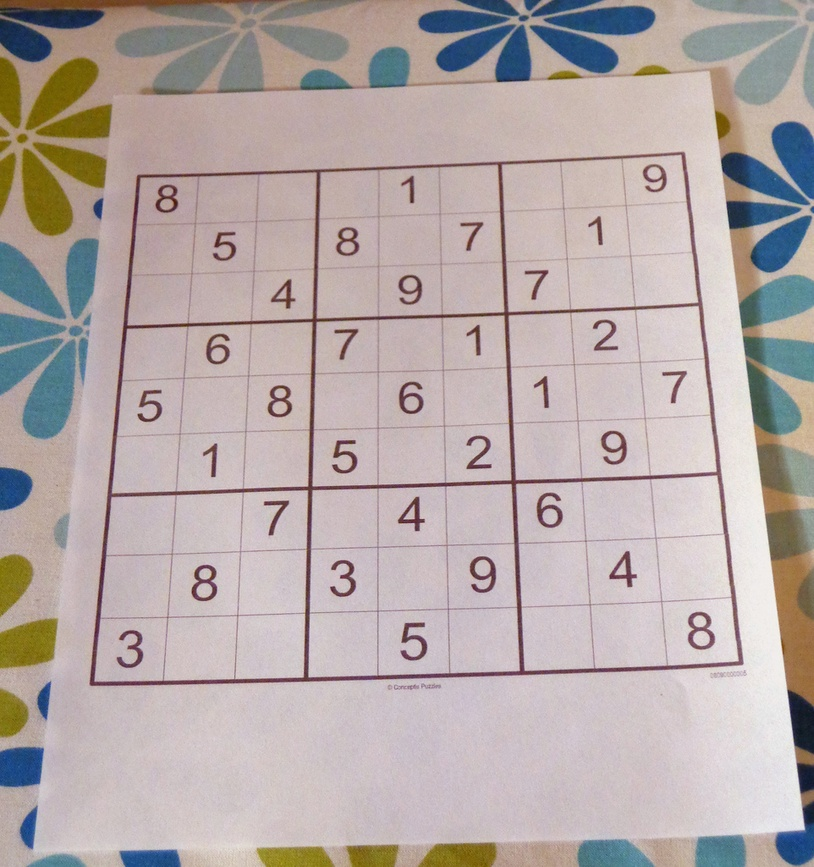
#> input picture data/sudoku.jpg, 814 x 867 px, shrunk from 962 x 1024 before the run
$ jupyter execute 29-Gradients.ipynb   (older library calls are emulated)
#> lines starting #> are read from the running program, lines starting #| are printed output that depends on the picture; after the words box and inside, x2 and y2 are one past the last pixel; in counts of white or black regions, pixels touching at a corner belong together
# Gradients

Understanding gradients helps edge detection which is the foundation for object detection, object tracking and image classification.

An image gradient is a directional change in the intenisity or color in an image.

[Image gradient](https://en.wikipedia.org/wiki/Image_gradient)

Sobel-Feldman ("Sobel") Operators.

[Sobel operator](https://www.udemy.com/course/python-for-computer-vision-with-opencv-and-deep-learning/learn/lecture/12257666#overview)

Gradients can be calculated in a specific direction e.g. x-directional (where we see vertical edges) and  y-directional (where we see horizontal edges).

Normalized Gradient Magnitude combines both outputs in an image which contains both vertical and horizontal edges.

Sobel operator uses two 3x3 kernels which are convolved with the original image to calculate approximations of the derivatives (rates  of change), one for horizontal changes and one for vertical.

+1 0 -1</br>
+2 0 -2 is kernel for detecting vertical edges</br>
+1 0 -1</br>

+1 +2 +1</br>
0  0  0 is kernel for detecting horizontal edges</br>
-1 -2 -1</br>

[cell 1]
import cv2
import numpy as np
import matplotlib.pyplot as plt

[cell 2]
def display_img(img):
    fig = plt.figure(figsize=(12,10))
    ax = fig.add_subplot(111)
    ax.imshow(img, cmap='gray')

[cell 3]
img = cv2.imread('../data/sudoku.jpg', 0) # 0 to be read in grayscale
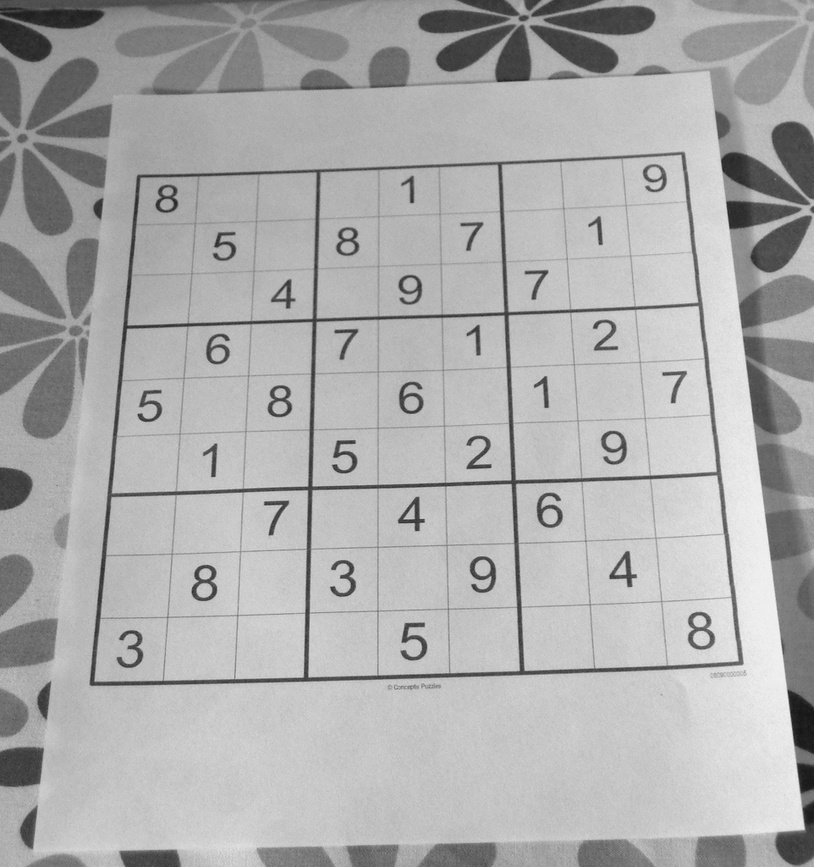
#> img: shape (867, 814); min 19, max 246, mean 172.7

[cell 4]
display_img(img)

### Calculating x gradient Sobel

This is gradient along x-axis (horizontal axis) so the output will contain vertical lines - veritcal edges.

[What is 'Depth' in Image Processing](https://stackoverflow.com/questions/32602018/what-is-depth-in-image-processing)
    Depth is the "precision" of each pixel. Typically it can be 8/24/32 bit for displaying, but any precision for computations.
    Instead of precision you can also call it the data type of the pixel.

[cell 5]
# we'll use the higher precision possible for desired depth, 64-bit precision floating point
# ksize = kernel size, should be an odd number so kernel has that central pixel
sobelx = cv2.Sobel(img, ddepth=cv2.CV_64F, dx=1, dy=0, ksize=5)
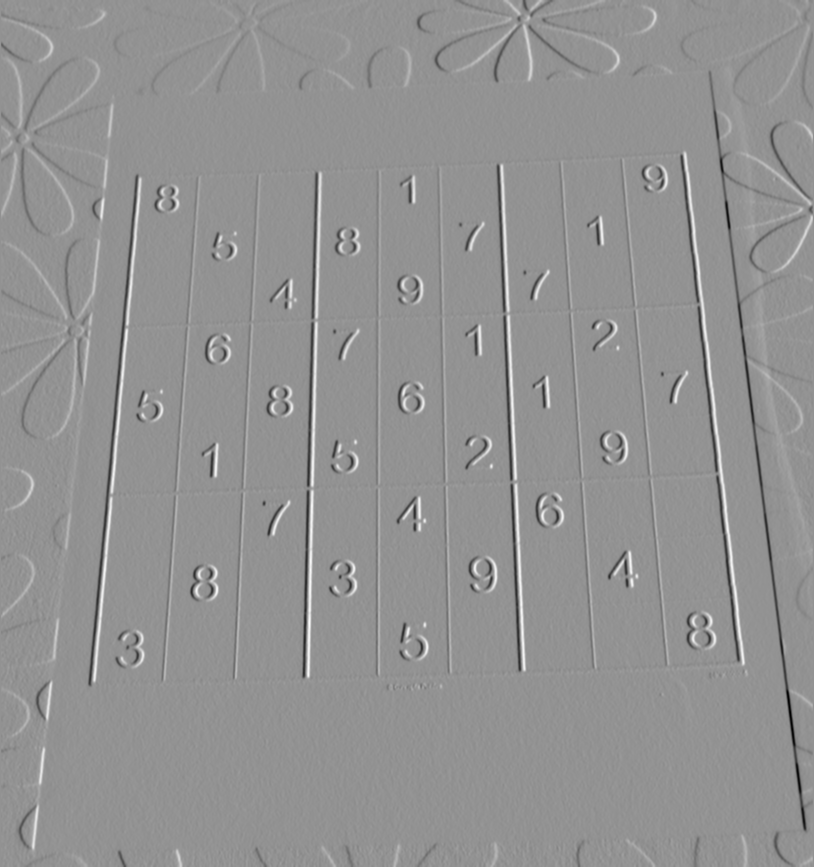
#> sobelx: shape (867, 814) float64; min -9131, max 6741, mean 1; drawn with min black and max white
display_img(sobelx)

### Calculating y gradient Sobel

This is gradient along y-axis (vertical axis) so the output will contain horizontal lines - horozontal edges.

[cell 6]
sobely = cv2.Sobel(img, ddepth=cv2.CV_64F, dx=0, dy=1, ksize=5)
display_img(sobely)

## Laplacian Derivatives

Sobel kernels are detecting horizontal and vertical edges. But what about edges which are going in other directions?

[Laplace operator](https://en.wikipedia.org/wiki/Laplace_operator)
[Laplacian Operator](https://www.tutorialspoint.com/dip/laplacian_operator.htm)
[Laplacian Edge Detection](https://www.owlnet.rice.edu/~elec539/Projects97/morphjrks/laplacian.html)

### Laplacian kernels

Positive Laplacian Operator is used to find outward edges in an image.

0  1  0<br/>
1 -4  1<br/>
0  1  0<br/>

Outward edge = the gradient of an edge is pointing outwards (out of image).

Negative Laplacian operator is used to find inward edges in an image.

 0 -1  0<br/>
-1  4 -1<br/>
 0 -1  0<br/>

Inward edge = the gradient of an edge is pointing inwards.

[cell 7]
laplacian = cv2.Laplacian(img, ddepth=cv2.CV_64F)
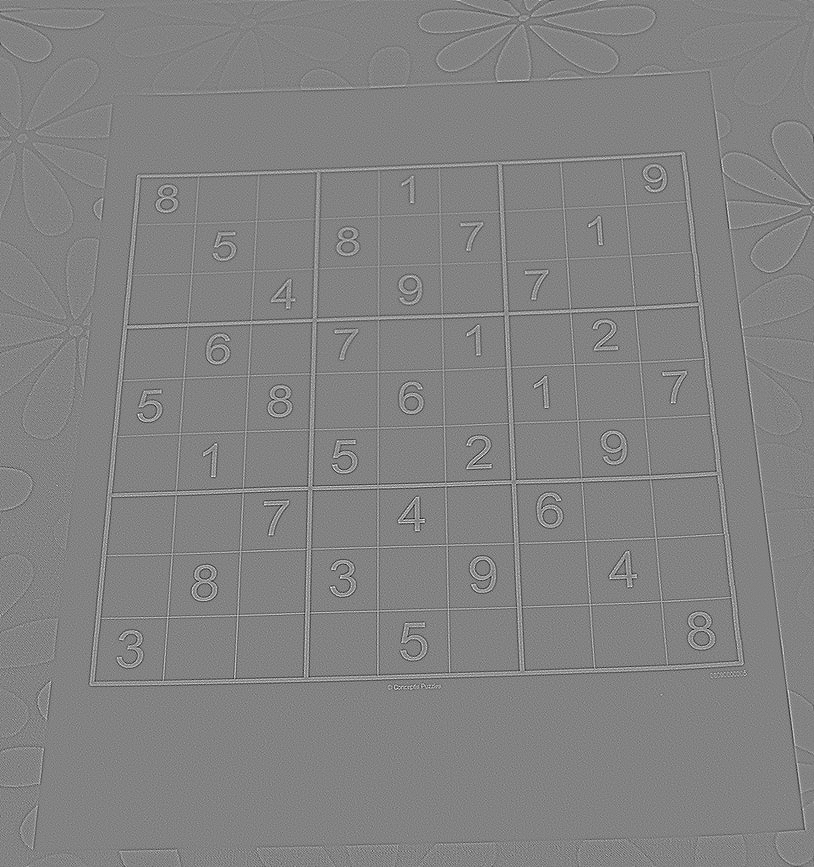
#> laplacian: shape (867, 814) float64; min -197, max 187, mean 0; drawn with min black and max white
display_img(laplacian)

## Blending Images

[cell 8]
blended = cv2.addWeighted(src1=sobelx, alpha=0.5, src2=sobely, beta=0.5, gamma=0)
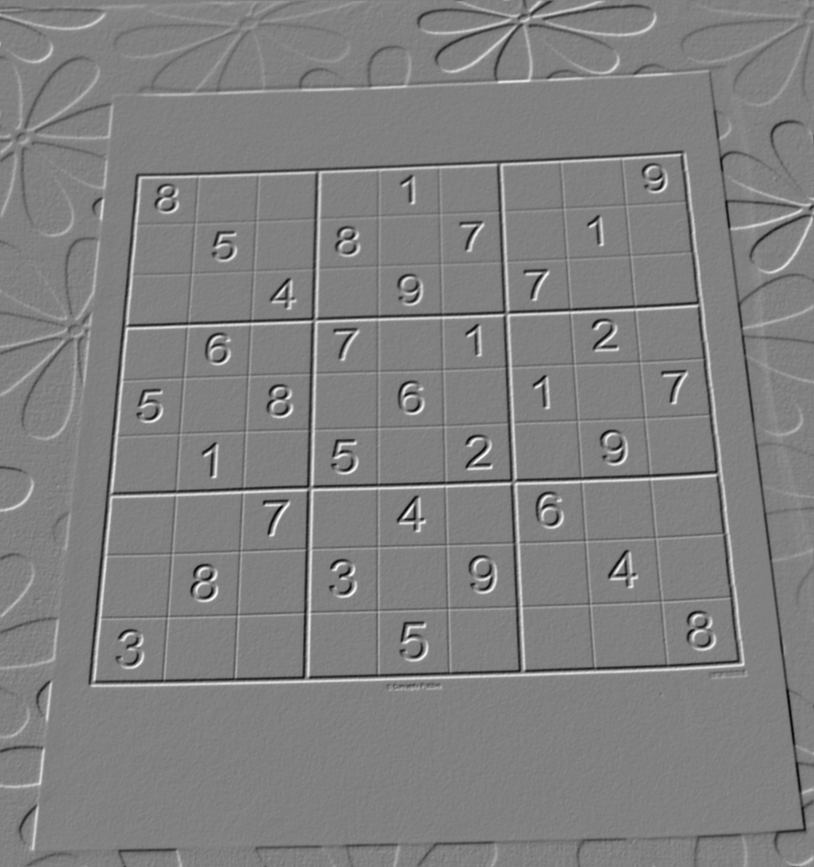
#> blended: shape (867, 814) float64; min -4423, max 4334, mean 2.5; drawn with min black and max white
display_img(blended)

## Thresholding

[cell 9]
ret, th1 = cv2.threshold(img, 100, 255, cv2.THRESH_BINARY)
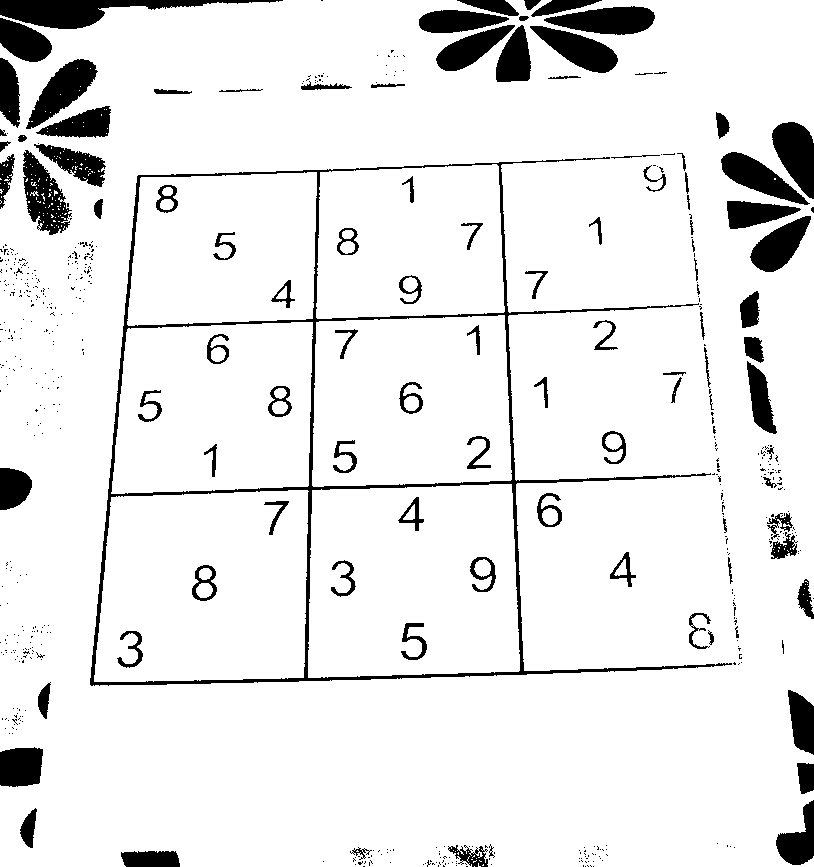
#> th1: shape (867, 814); 91.1% white; 601 black regions (501 under 20 px), largest, box (x1, y1, x2, y2) and area: (90, 157, 732, 686) 11112, (0, 0, 283, 29) 3417, (26, 59, 98, 129) 2199
display_img(th1)

## Morphological Gradient

[cell 10]
kernel = np.ones((4, 4), np.uint8)
gradient = cv2.morphologyEx(blended, cv2.MORPH_GRADIENT, kernel)
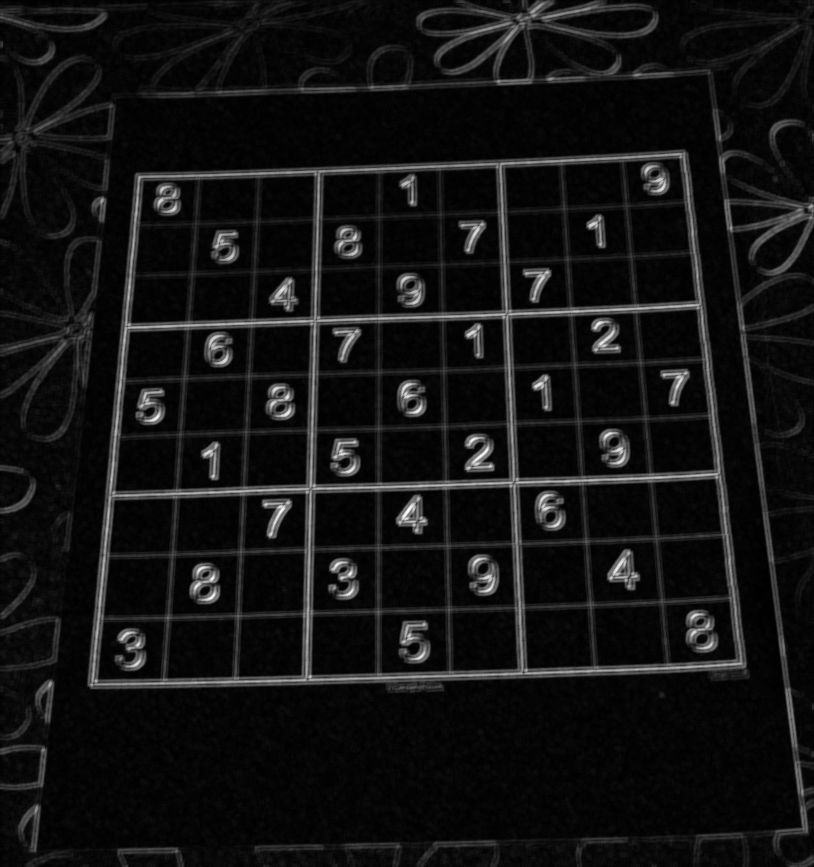
#> gradient: shape (867, 814) float64; min 26, max 8526, mean 672.1; drawn with min black and max white
display_img(gradient)

# Exercises

## x & y gradient Sobel on handwritten digit

[cell 11]
img_number_4 = cv2.imread('../data/number-4.png', 0)
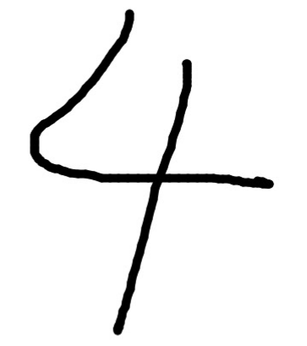
#> input picture data/number-4.png, 307 x 346 px, shrunk from 363 x 409 before the run
#> img_number_4 is the input picture: shape (346, 307); min 0, max 255, mean 240.3
display_img(img_number_4)

[cell 12]
sobelx_number_4 = cv2.Sobel(img_number_4, ddepth=cv2.CV_64F, dx=1, dy=0, ksize=5)
display_img(sobelx_number_4)

[cell 13]
sobely_number_4 = cv2.Sobel(img_number_4, ddepth=cv2.CV_64F, dx=0, dy=1, ksize=5)
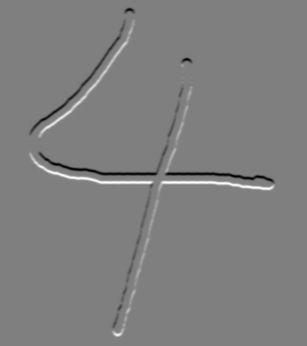
#> sobely_number_4: shape (346, 307) float64; min -12180, max 12201, mean 0; drawn with min black and max white
display_img(sobely_number_4)
